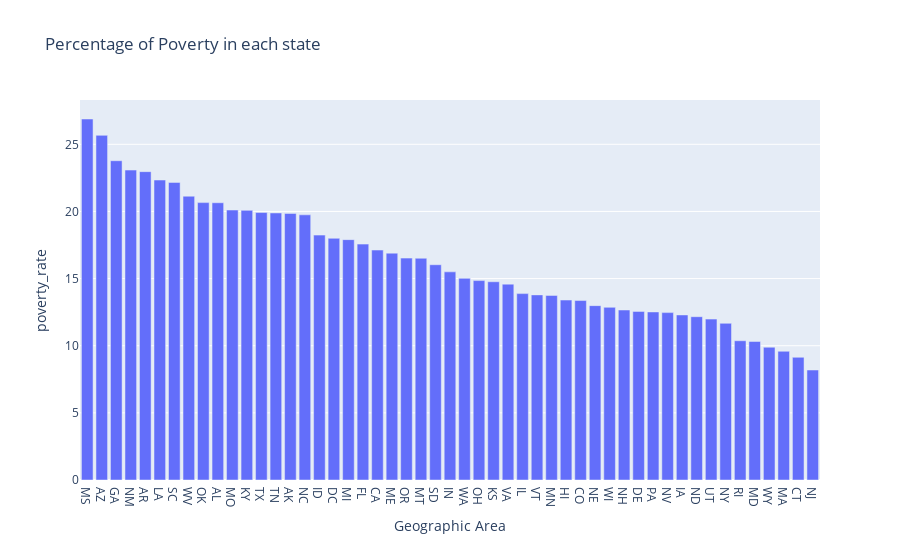

The cell this chart's notebook holds for it:
### Code cell
fig = px.bar(
    ascending_poverty, 
    x='Geographic Area', 
    y="poverty_rate", 
    orientation='v', 
    title='Percentage of Poverty in each state' 
)
fig.show()

### Figure 1 — Plotly figure (JSON) as saved in the notebook; plotly's stock layout.template omitted (floating-point values rounded to 4 significant figures)
{"data": [{"alignmentgroup": "True", "hovertemplate": "Geographic Area=%{x}<br>poverty_rate=%{y}<extra></extra>", "legendgroup": "", "marker": {"color": "#636efa", "pattern": {"shape": ""}}, "name": "", "offsetgroup": "", "orientation": "v", "showlegend": false, "textposition": "auto", "type": "bar", "x": ["MS", "AZ", "GA", "NM", "AR", "LA", "SC", "WV", "OK", "AL", "MO", "KY", "TX", "TN", "AK", "NC", "ID", "DC", "MI", "FL", "CA", "ME", "OR", "MT", "SD", "IN", "WA", "OH", "KS", "VA", "IL", "VT", "MN", "HI", "CO", "NE", "WI", "NH", "DE", "PA", "NV", "IA", "ND", "UT", "NY", "RI", "MD", "WY", "MA", "CT", "NJ"], "xaxis": "x", "y": [26.88, 25.67, 23.78, 23.08, 22.96, 22.34, 22.16, 21.13, 20.66, 20.65, 20.11, 20.08, 19.92, 19.89, 19.85, 19.75, 18.24, 18, 17.9, 17.57, 17.12, 16.89, 16.52, 16.51, 16.03, 15.5, 15.02, 14.85, 14.76, 14.59, 13.88, 13.79, 13.75, 13.4, 13.36, 12.98, 12.86, 12.66, 12.56, 12.52, 12.47, 12.29, 12.16, 11.98, 11.67, 10.37, 10.31, 9.888, 9.585, 9.137, 8.191], "yaxis": "y"}], "layout": {"barmode": "relative", "legend": {"tracegroupgap": 0}, "title": {"text": "Percentage of Poverty in each state"}, "xaxis": {"anchor": "y", "domain": [0, 1], "title": {"text": "Geographic Area"}}, "yaxis": {"anchor": "x", "domain": [0, 1], "title": {"text": "poverty_rate"}}}}
